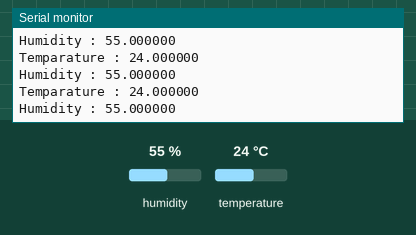
Recording of a sketch running on a simulated ESP32. Parts: the last lines printed to the serial monitor. The inputs (shaded band) are chosen by the test bench; at power-on: humidity 55 %, temperature 24 °C.

Above: at 2.8 s.
2.9 s: humidity set to 22 %
At 4.4 s:
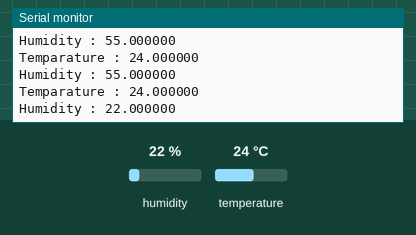
5.6 s: temperature set to 12 °C
At 6.8 s:
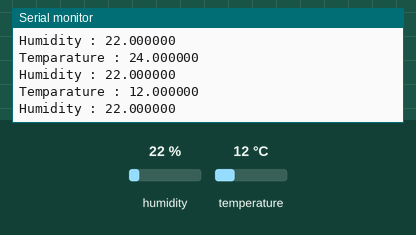
8.3 s: humidity set to 40 %
At 10.8 s:
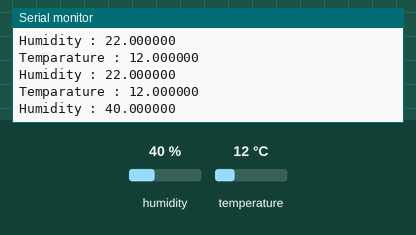
Timing chart, 0 to 12.3 s (numbered marks = the images above; inputs shaded):
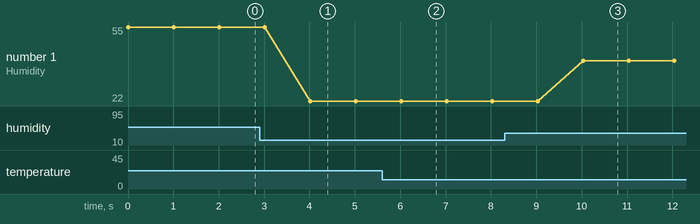

The sketch:

20.Serial_TemSensor.ino
```cpp
#include "DHT.h"

#define DHTPIN 4
#define DHTTYPE DHT22

DHT dht(DHTPIN, DHTTYPE);

void setup()
{
	dht.begin();
	Serial.begin(115200);
}

void loop()
{
	float humidity = dht.readHumidity();
	float temp = dht.readTemperature();

	// Check if reading failed
	if (isnan(humidity) || isnan(temp)) {
		Serial.println("Failed to read from DHT sensor!");
		delay(2000);
		return;
	}


	Serial.printf("Temparature : %f\n", temp);
	Serial.printf("Humidity : %f\n", humidity);
	delay(1000);
}
```

Measured:
- after the input at 2.9 s, the serial monitor: prints a new line after 1.1 s (image 1)
- after the input at 5.6 s, the serial monitor: prints a new line after 0.42 s (image 2)
- after the input at 8.3 s, the serial monitor: prints a new line after 1.7 s (image 3)
- plotted number 1: 55 → 22 after the input at 2.9 s, 22 → 40 after the input at 8.3 s
